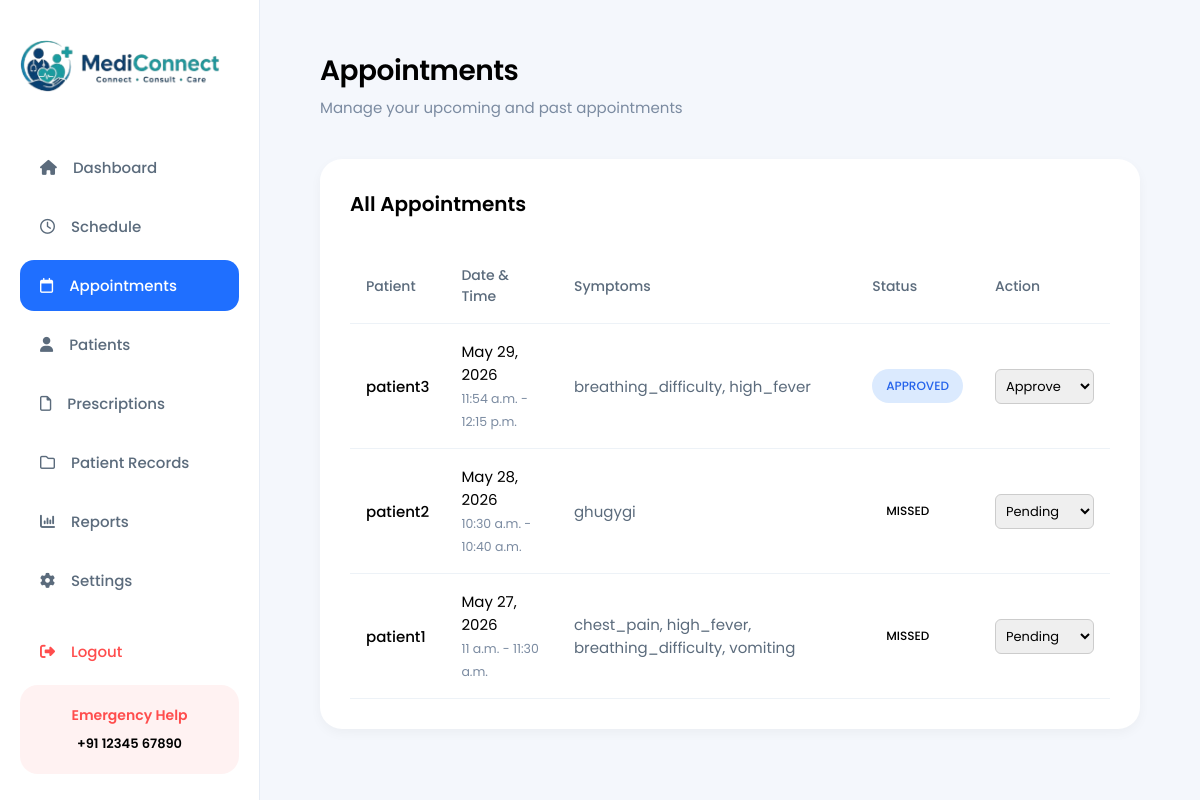
Screenshot of /accounts/doctor/appointments/ (signed in) with the database file from the repository.
### booking/models.py (models this page shows, shortened)
class Appointment(models.Model):
    STATUS_CHOICES = (
        ('PENDING', 'Pending'),
        ('APPROVED', 'Approved'),
        ('COMPLETED', 'Completed'),
        ('CANCELLED', 'Cancelled'),
        ('MISSED', 'Missed'),
        ('RESCHEDULE', 'Reschedule')
    )
    SEVERITY_CHOICES = (
        ('LOW', 'Low'),
        ('MEDIUM', 'Medium'),
        ('HIGH', 'High'),
        ('CRITICAL', 'Critical'),
    )
    CONSULTATION_CHOICES = (
        ('ONLINE', 'Online'),
        ('OFFLINE', 'Offline'),
    )
    patient = models.ForeignKey('accounts.PatientProfile',on_delete=models.CASCADE)
    doctor = models.ForeignKey('accounts.DoctorProfile',on_delete=models.CASCADE)
    hospital = models.ForeignKey('core.Hospital',on_delete=models.CASCADE)
    appointment_date = models.DateField()
    start_time = models.TimeField()
    end_time = models.TimeField()
    consultation_mode = models.CharField(max_length=20,choices=CONSULTATION_CHOICES)
    symptoms = models.TextField(blank=True)
    severity_score = models.IntegerField(default=0)
    severity_level = models.CharField(max_length=20,choices=SEVERITY_CHOICES,default='LOW')
    status = models.CharField(max_length=20,choices=STATUS_CHOICES,default='PENDING')
    fee = models.DecimalField(max_digits=10, decimal_places=2, default=0.00)
    booked_at = models.DateTimeField(auto_now_add=True)
    reminder_sent = models.BooleanField(default=False)

### accounts/models.py (models this page shows, shortened)
class PatientProfile(models.Model):
    user = models.OneToOneField(User, on_delete=models.CASCADE)
    date_of_birth = models.DateField()
    gender = models.CharField(max_length=20, blank=True)
    blood_group = models.CharField(max_length=10, blank=True)
    patient_pic = models.ImageField(upload_to='profiles/patients', blank=True, null=True)
    medical_history = models.TextField(blank=True)
    allergies = models.TextField(blank=True)

class User(AbstractUser):
    ROLE_CHOICES = (
        ('PATIENT', 'Patient'),
        ('DOCTOR', 'Doctor'),
        ('ADMIN', 'Admin'),
    )
    role = models.CharField(max_length=20, choices=ROLE_CHOICES)
    phone = models.CharField(max_length=15, blank=True)

### accounts/views.py (the view, shortened to what this page needs)
# urls.py: path('doctor/appointments/', views.doctor_appointments, name='doctor_appointments'),
@login_required
def doctor_appointments(request):
    if request.user.role != 'DOCTOR':
        return redirect('home')
    doctor = DoctorProfile.objects.get(user=request.user)
    from booking.models import Appointment
    appointments = Appointment.objects.filter(doctor=doctor).order_by('-appointment_date', '-start_time')
    return render(request, 'accounts/doctor_appointments.html', {'doctor': doctor, 'appointments': appointments})

### templates/accounts/doctor_appointments.html (shortened to what this page needs)
{% extends 'accounts/doctor_dashboard.html' %}
{% block doctor_main %}
<div class="topbar">
  <div>
    <h1>Appointments</h1>
    <p>Manage your upcoming and past appointments</p>
  </div>
</div>
<div class="table-section">
  <div class="table-header">
    <h2>All Appointments</h2>
  </div>
  <table style="width: 100%; border-collapse: collapse; text-align: left;">
    <thead>
      <tr>
        <th style="padding: 16px; border-bottom: 1px solid #edf2f7; color: #5b6b7c; font-weight: 500;">Patient</th>
        <th style="padding: 16px; border-bottom: 1px solid #edf2f7; color: #5b6b7c; font-weight: 500;">Date & Time</th>
        <th style="padding: 16px; border-bottom: 1px solid #edf2f7; color: #5b6b7c; font-weight: 500;">Symptoms</th>
        <th style="padding: 16px; border-bottom: 1px solid #edf2f7; color: #5b6b7c; font-weight: 500;">Status</th>
        <th style="padding: 16px; border-bottom: 1px solid #edf2f7; color: #5b6b7c; font-weight: 500;">Action</th>
      </tr>
    </thead>
    <tbody>
      {% for appt in appointments %}
      <tr>
        <td style="padding: 16px; border-bottom: 1px solid #edf2f7;">
          <div style="font-weight: 500; color: #000;">{{ appt.patient.user.username }}</div>
        </td>
        <td style="padding: 16px; border-bottom: 1px solid #edf2f7; color: #000;">
          {{ appt.appointment_date }} <br>
          <small style="color: #7b8ba1;">{{ appt.start_time }} - {{ appt.end_time }}</small>
        </td>
        <td style="padding: 16px; border-bottom: 1px solid #edf2f7; color: #5b6b7c; max-width: 17%; overflow: hidden; text-overflow: ellipsis; word-wrap: break-word;">{{ appt.symptoms }}</td>
        <td style="padding: 16px; border-bottom: 1px solid #edf2f7;">
          <span class="status {{ appt.status }}">{{ appt.status }}</span>
        </td>
        <td style="padding: 16px; border-bottom: 1px solid #edf2f7;">
          <form method="POST" style="display:inline-flex; gap: 8px;">
            <select name="status" onchange="this.form.submit()" style="padding: 6px; border-radius: 6px; border: 1px solid #ccc; font-family: inherit; font-size: 13px;">
              <option value="PENDING" {% if appt.status == 'PENDING' %}selected{% endif %}>Pending</option>
              <option value="APPROVED" {% if appt.status == 'APPROVED' %}selected{% endif %}>Approve</option>
            </select>
          </form>
        </td>
      </tr>
      {% empty %}
      <tr>
        <td colspan="5" style="padding: 20px; text-align: center; color: #7b8ba1;">No appointments found.</td>
      </tr>
      {% endfor %}
    </tbody>
  </table>
</div>
{% endblock %}

### templates/accounts/doctor_dashboard.html (style rules this page uses)
* { margin: 0; padding: 0; box-sizing: border-box; font-family: 'Poppins', sans-serif; }
body { background: #f4f7fc; color: #000000; }
.topbar { display: flex; justify-content: space-between; align-items: center; margin-bottom: 40px; }
.topbar h1 { font-size: 28px; font-weight: 600; letter-spacing: -0.5px; margin-bottom: 4px; }
.topbar p { color: #7b8ba1; font-size: 15px; }
.table-section { background: white; border-radius: 22px; padding: 30px; box-shadow: 0 4px 12px rgba(0, 0, 0, 0.04); }
.table-header { display: flex; justify-content: space-between; align-items: center; margin-bottom: 30px; }
.table-header h2 { font-size: 20px; font-weight: 600; }
table { width: 100%; border-collapse: collapse; }
table th { text-align: left; padding: 16px; color: #5b6b7c; font-weight: 500; font-size: 14px; border-bottom: 1px solid #edf2f7; }
table td { padding: 20px 16px; border-bottom: 1px solid #edf2f7; font-size: 15px; }
table tr:last-child td { border-bottom: none; }
.status { padding: 8px 14px; border-radius: 30px; font-size: 12px; font-weight: 500; display: inline-block; }
.status.APPROVED { background: #dbeafe; color: #2563eb; }

### rows the page displays
Appointment: patient.user.username "patient3", appointment_date "May 29, 2026", start_time "11:54 a.m.", end_time "12:15 p.m.", symptoms "breathing_difficulty, high_fever", status "APPROVED", status "Approve"
Appointment: patient.user.username "patient2", appointment_date "May 28, 2026", start_time "10:30 a.m.", end_time "10:40 a.m.", symptoms "ghugygi", status "MISSED"
Appointment: patient.user.username "patient1", appointment_date "May 27, 2026", start_time "11 a.m.", end_time "11:30 a.m.", symptoms "chest_pain, high_fever, breathing_difficulty, vomiting", status "MISSED"
